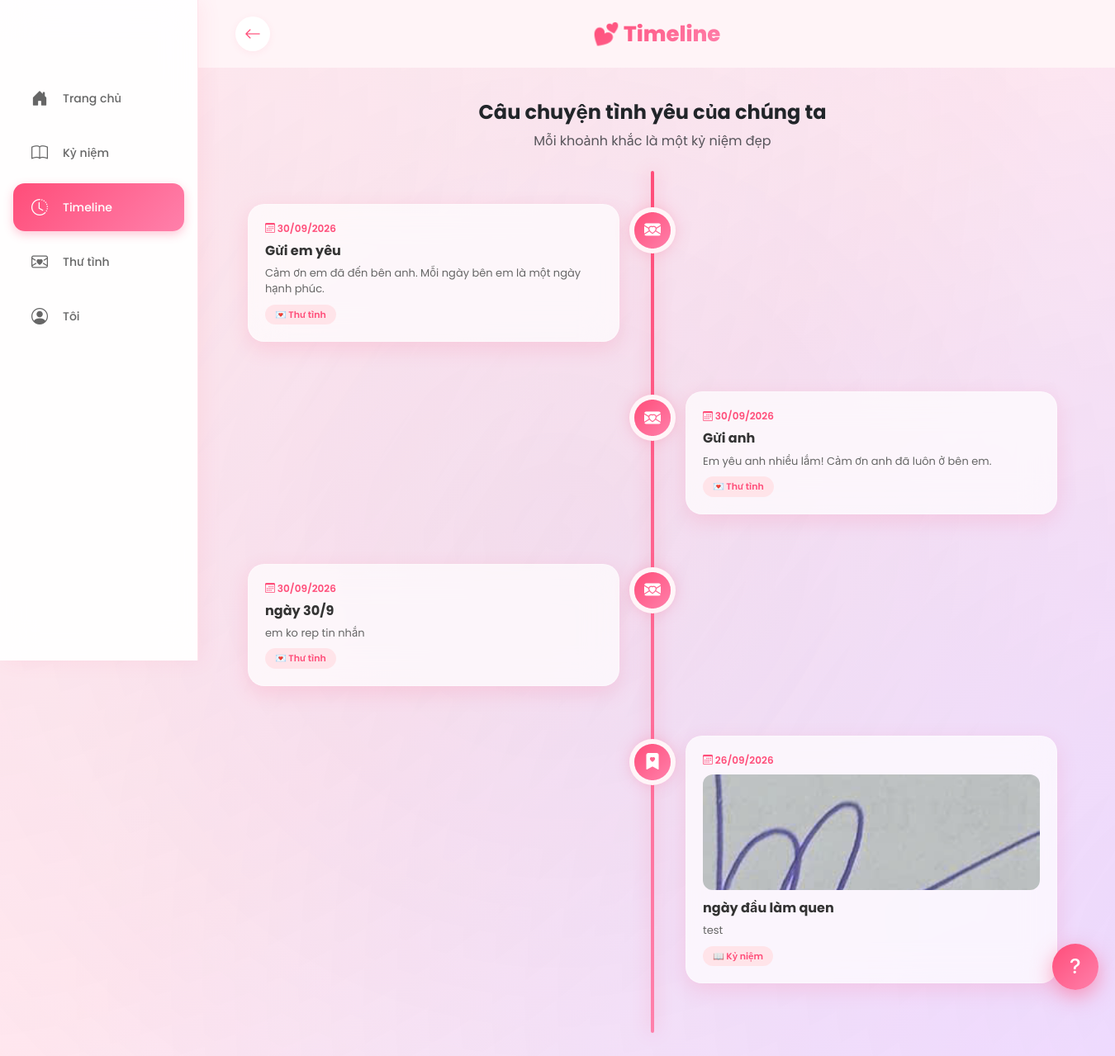
Screenshot of /loveapp/public/index.php?action=timeline (signed in) with the database file from the repository.
### tables this page shows
CREATE TABLE `love_letters` (
  `id` int(11) NOT NULL,
  `couple_id` int(11) NOT NULL,
  `sender_id` int(11) NOT NULL,
  `title` varchar(255) NOT NULL,
  `content` text NOT NULL,
  `is_read` tinyint(1) DEFAULT 0,
  `created_at` timestamp NOT NULL DEFAULT current_timestamp()
);

CREATE TABLE `memories` (
  `id` int(11) NOT NULL,
  `couple_id` int(11) NOT NULL,
  `title` varchar(255) NOT NULL,
  `description` text DEFAULT NULL,
  `event_date` date NOT NULL,
  `image_url` varchar(500) DEFAULT NULL,
  `created_by` int(11) NOT NULL,
  `created_at` timestamp NOT NULL DEFAULT current_timestamp()
);

### app/controllers/TimelineController.php (called while the page is built, shortened)
<?php
require_once __DIR__ . '/../models/Timeline.php';
require_once __DIR__ . '/../models/User.php';
require_once __DIR__ . '/../../config/database.php';
class TimelineController {
    private $db;
    public function __construct() {
        $database = new Database();
        $this->db = $database->getConnection();
    }
    public function index() {
        $userModel = new User($this->db);
        $user = $userModel->findById(current_user_id());
        $timelineModel = new Timeline($this->db);
        $events = $timelineModel->getTimeline($user['couple_id']);
        require_once __DIR__ . '/../views/timeline.php';
    }
}
?>

### config/database.php (called while the page is built, shortened)
<?php
class Database
{
    private $host = "localhost";
    private $db_name = "lovex_db";
    private $username = "root";
    private $password = "";
    public function getConnection()
    {
        $this->conn = null;
        try {
            $this->conn = new PDO(
                "mysql:host={$this->host};dbname={$this->db_name};charset=utf8mb4",
                $this->username,
                $this->password,
                [
                    PDO::ATTR_ERRMODE => PDO::ERRMODE_EXCEPTION,
                    PDO::ATTR_DEFAULT_FETCH_MODE => PDO::FETCH_ASSOC,
                    PDO::ATTR_EMULATE_PREPARES => false
                ]
            );
        } catch (PDOException $e) {
            die("Lỗi kết nối Database: " . $e->getMessage());
        }
        return $this->conn;
    }
}
function base_url($path = '')
{
    return "/loveapp/public/" . ltrim($path, '/');
}
function is_logged_in()
{
    return isset($_SESSION['user_id']);
}
function current_user_id()
{
    return $_SESSION['user_id'] ?? null;
}

### app/models/User.php (called while the page is built, shortened)
<?php
class User {
    private $conn;
    private $table = "users";
    public function __construct($db) {
        $this->conn = $db;
    }
    public function findById($id) {
        $stmt = $this->conn->prepare("SELECT * FROM {$this->table} WHERE id = ? LIMIT 1");
        $stmt->execute([$id]);
        return $stmt->fetch();
    }
}
?>

### app/models/Timeline.php (called while the page is built)
<?php
class Timeline {
    private $conn;
    public function __construct($db) {
        $this->conn = $db;
    }
    public function getTimeline($couple_id) {
        $events = [];
        $stmt = $this->conn->prepare(
            "SELECT 'memory' as type, id, title as title, description as description,
                    event_date as date, image_url, created_by as user_id, created_at
             FROM memories WHERE couple_id = ?"
        );
        $stmt->execute([$couple_id]);
        $events = array_merge($events, $stmt->fetchAll());
        $stmt = $this->conn->prepare(
            "SELECT 'letter' as type, id, title, content as description,
                    DATE(created_at) as date, NULL as image_url, sender_id as user_id, created_at
             FROM love_letters WHERE couple_id = ?"
        );
        $stmt->execute([$couple_id]);
        $events = array_merge($events, $stmt->fetchAll());
        usort($events, function($a, $b) {
            return strtotime($b['date']) - strtotime($a['date']);
        });
        return $events;
    }
}
?>

### app/views/timeline.php (the view, shortened to what this page needs)
<?php
$activeNav = 'timeline';
$events = $events ?? [];
require_once __DIR__ . '/layouts/header.php';
?>
<header class="app-header">
    <div class="container">
        <div class="d-flex justify-content-between align-items-center">
            <a href="<?= base_url('index.php?action=home') ?>" class="btn-icon">
                <i class="bi bi-arrow-left"></i>
            </a>
            <div class="logo">💕 Timeline</div>
        </div>
    </div>
</header>
<main class="container pb-5">
    <div class="text-center mb-4" data-aos="fade-up">
        <h4 class="fw-bold">Câu chuyện tình yêu của chúng ta</h4>
        <p class="text-muted">Mỗi khoảnh khắc là một kỷ niệm đẹp</p>
    </div>
    <?php if (empty($events)): ?>
        <div class="empty-state text-center py-5" data-aos="zoom-in">
            <i class="bi bi-clock-history"></i>
            <h5 class="mt-3">Chưa có sự kiện nào</h5>
            <p class="text-muted">Hãy thêm kỷ niệm hoặc viết thư tình để bắt đầu!</p>
        </div>
    <?php else: ?>
        <div class="timeline">
            <?php foreach ($events as $index => $e): ?>
                <div class="timeline-item <?= $index % 2 === 0 ? 'left' : 'right' ?>"
                     data-aos="<?= $index % 2 === 0 ? 'fade-right' : 'fade-left' ?>">
                    <div class="timeline-dot">
                        <?php if ($e['type'] === 'memory'): ?>
                            <i class="bi bi-bookmark-heart-fill"></i>
                        <?php else: ?>
                            <i class="bi bi-envelope-heart-fill"></i>
                        <?php endif; ?>
                    </div>
                    <div class="timeline-content">
                        <div class="timeline-date">
                            <i class="bi bi-calendar3"></i>
                            <?= date('d/m/Y', strtotime($e['date'])) ?>
                        </div>
                        <?php if ($e['image_url']): ?>
                            <img src="<?= base_url($e['image_url']) ?>" class="timeline-image" alt="">
                        <?php endif; ?>
                        <h6 class="timeline-title"><?= htmlspecialchars($e['title']) ?></h6>
                        <?php if ($e['description']): ?>
                            <p class="timeline-desc"><?= htmlspecialchars(mb_substr($e['description'], 0, 120)) ?><?= mb_strlen($e['description']) > 120 ? '...' : '' ?></p>
                        <?php endif; ?>
                        <span class="timeline-type">
                            <?= $e['type'] === 'memory' ? '📖 Kỷ niệm' : '💌 Thư tình' ?>
                        </span>
                    </div>
                </div>
            <?php endforeach; ?>
        </div>
    <?php endif; ?>
</main>
<?php require_once __DIR__ . '/layouts/footer.php'; ?>

### public/index.php (shortened to what this page needs)
<?php
require_once __DIR__ . '/../config/database.php';
require_once __DIR__ . '/../app/controllers/TimelineController.php';
$action = $_GET['action'] ?? 'home';
switch ($action) {
    case 'timeline':
        (new TimelineController())->index();
        break;
}

### app/views/layouts/header.php (shortened to what this page needs)
<!DOCTYPE html>
<html lang="vi">
<head>
    <link href="https://cdn.jsdelivr.net/npm/bootstrap@5.3.2/dist/css/bootstrap.min.css" rel="stylesheet">
    <link rel="stylesheet" href="https://cdn.jsdelivr.net/npm/bootstrap-icons@1.11.1/font/bootstrap-icons.css">
    <link href="https://unpkg.com/aos@2.3.1/dist/aos.css" rel="stylesheet">
    <link rel="stylesheet" href="https://cdn.jsdelivr.net/npm/sweetalert2@11/dist/sweetalert2.min.css">
    <link rel="stylesheet" href="<?= base_url('css/style.css') ?>?v=<?= time() ?>">
    <link rel="stylesheet" href="<?= base_url('css/onboarding.css') ?>?v=<?= time() ?>">
</head>
<body class="<?= (strpos($_SERVER['REQUEST_URI'], 'auth') !== false ||
                    strpos($_SERVER['REQUEST_URI'], 'login') !== false ||
                    strpos($_SERVER['REQUEST_URI'], 'register') !== false ||
                    strpos($_SERVER['REQUEST_URI'], 'logout') !== false) ? 'auth-page' : '' ?>">
                <?php
                if (is_logged_in()) {
                    require_once __DIR__ . '/../../models/User.php';
                    require_once __DIR__ . '/../../../config/database.php';
                }
                ?>

### app/views/layouts/footer.php (shortened to what this page needs)
<nav class="bottom-nav">
    <a href="<?= base_url('index.php?action=home') ?>" class="nav-item <?= ($activeNav ?? '') === 'home' ? 'active' : '' ?>">
        <i class="bi bi-house-door-fill"></i>
        <span>Trang chủ</span>
    </a>
    <a href="<?= base_url('index.php?action=memories') ?>" class="nav-item <?= ($activeNav ?? '') === 'memories' ? 'active' : '' ?>">
        <i class="bi bi-book"></i>
        <span>Kỷ niệm</span>
    </a>
    <a href="<?= base_url('index.php?action=timeline') ?>" class="nav-item <?= ($activeNav ?? '') === 'timeline' ? 'active' : '' ?>">
        <i class="bi bi-clock-history"></i>
        <span>Timeline</span>
    </a>
    <a href="<?= base_url('index.php?action=letters') ?>" class="nav-item <?= ($activeNav ?? '') === 'letters' ? 'active' : '' ?>">
        <i class="bi bi-envelope-heart"></i>
        <span>Thư tình</span>
    </a>
    <a href="<?= base_url('index.php?action=settings') ?>" class="nav-item <?= ($activeNav ?? '') === 'settings' ? 'active' : '' ?>">
        <i class="bi bi-person-circle"></i>
        <span>Tôi</span>
    </a>
</nav>
<div id="heartContainer"></div>
<div id="petalsContainer"></div>
<div id="particlesContainer"></div>
<?php if (is_logged_in()): ?>
    <button class="help-fab" id="helpFab" onclick="toggleHelpMenu()">
        <i class="bi bi-question-lg"></i>
    </button>
<?php endif; ?>
</body>
</html>

### public/css/onboarding.css (style rules this page uses)
.help-fab { position: fixed; bottom: 100px; right: 20px; width: 56px; height: 56px; border-radius: 50%; background: linear-gradient(135deg, #FF4D79 0%, #FF80AB 100%); color: white; border: none; cursor: pointer; display: flex; align-items: center; justify-content: center; font-size: 24px; box-shadow: 0 8px 24px rgba(255, 77, 121, 0.5); transition: all 0.3s; z-index: 99000; animation: fabPulse 2s ease-in-out infinite; }

### rows the page displays
love_letters: date "30/09/2026", title "Gửi em yêu", content "Cảm ơn em đã đến bên anh. Mỗi ngày bên em là một ngày hạnh phúc.", shows "💌 Thư tình"
love_letters: date "30/09/2026", title "Gửi anh", content "Em yêu anh nhiều lắm! Cảm ơn anh đã luôn ở bên em.", shows "💌 Thư tình"
love_letters: date "30/09/2026", title "ngày 30/9", content "em ko rep tin nhắn", shows "💌 Thư tình"
memories: event_date "26/09/2026", image_url (picture), title "ngày đầu làm quen", description "test", shows "📖 Kỷ niệm"
